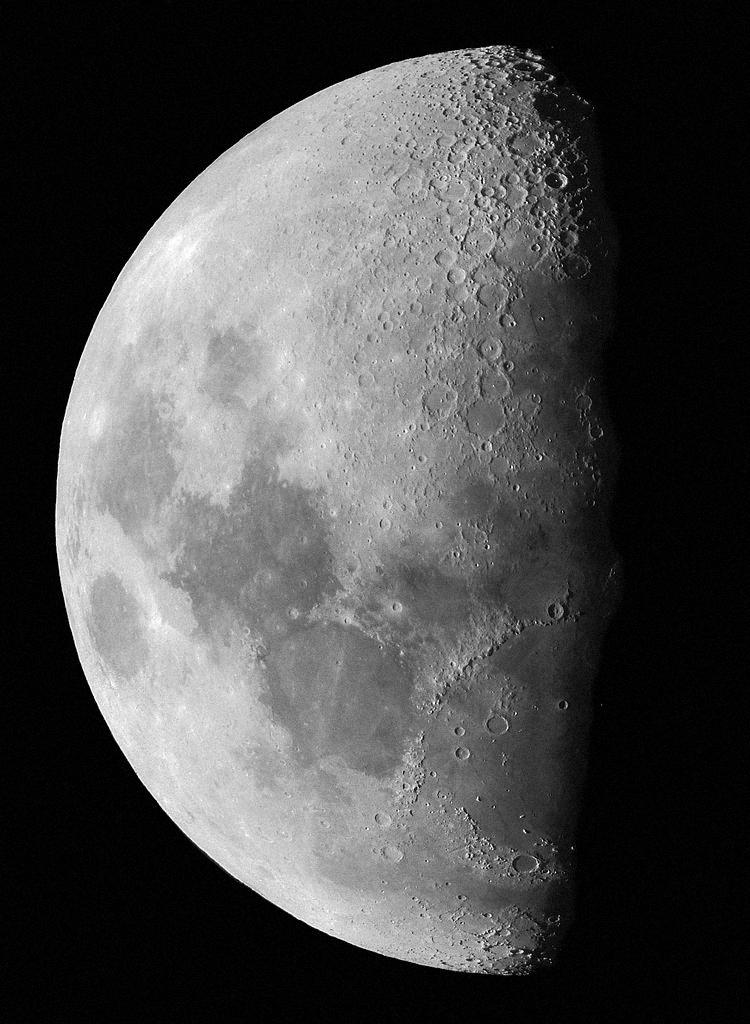
#> input picture Homework1/dataset/moon.jpg, 750 x 1024 px
$ python CLAHE.py
#> lines starting #> are read from the running program, lines starting #| are printed output that depends on the picture
# INT13146 Image Processing (Xu ly Anh)
# Homework 1.1
# Contrast-limited histogram equalization
# Ho Duc Hoang (N20DCCN018)

import cv2 as cv
import numpy as np
import matplotlib.pyplot as plt

# input file
image_file_name = 'moon.jpg'
path = 'dataset/' + image_file_name


# read image
img = cv.imread(path, cv.IMREAD_GRAYSCALE)
#> img is the input picture: shape (1024, 750); min 0, max 255, mean 75.4

# show source image
plt.subplot(121)
plt.title('Source image')
plt.imshow(img, cmap='gray')

# create CLAHE models
limit = 3  # sets threshold for contrast limiting
clahe16 = cv.createCLAHE(clipLimit=limit, tileGridSize=(8, 8))

# apply clahe to image
dst16 = clahe16.apply(img)
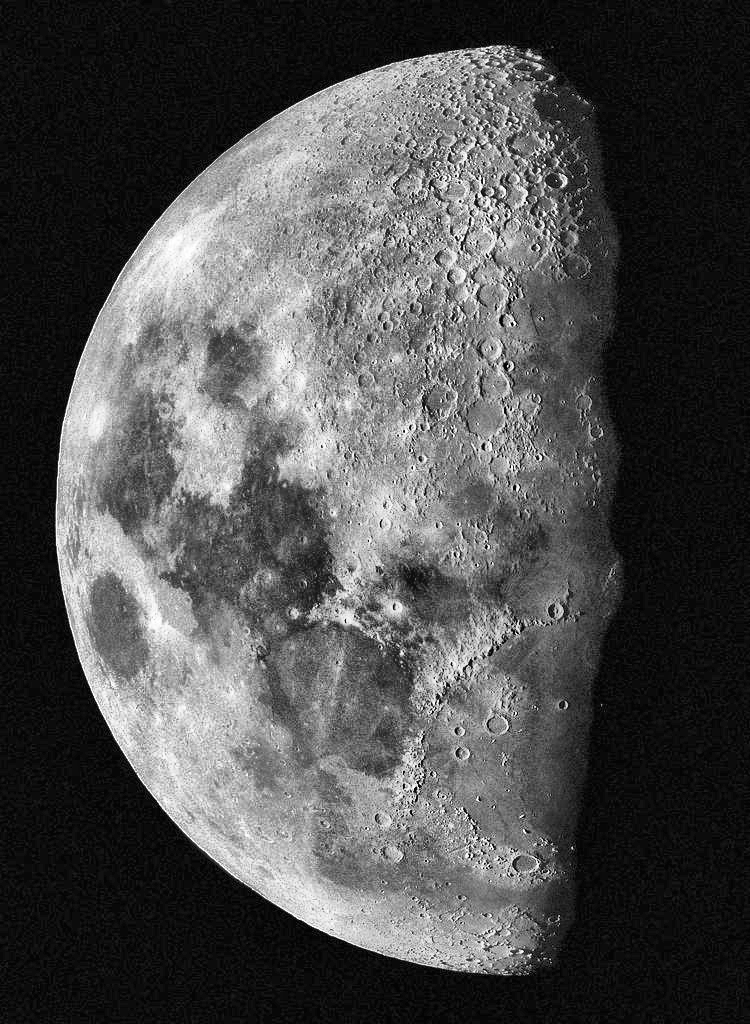
#> dst16: shape (1024, 750); min 0, max 255, mean 77.8

# show results
plt.subplot(122)
plt.title(f'16x16 tiles with limit={limit}')
plt.imshow(dst16, cmap='gray')

plt.show()
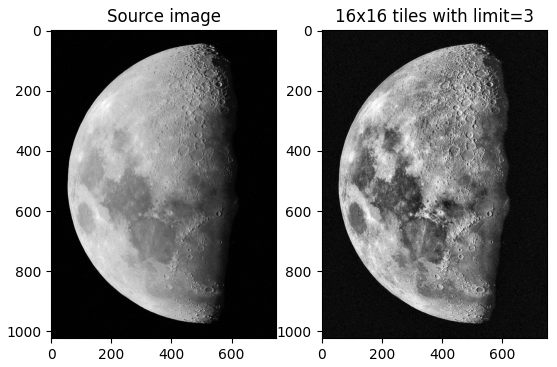
#> figure drawn by matplotlib, 2 panels

$ run again, with Homework1/dataset/parrot.jpg copied over Homework1/dataset/moon.jpg
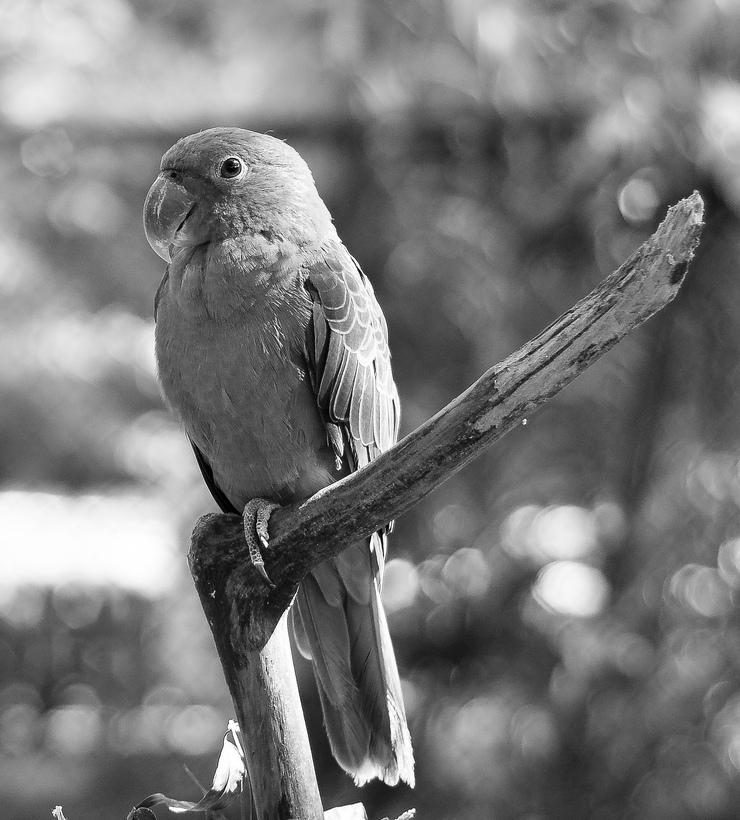
#> input picture Homework1/dataset/parrot.jpg, 740 x 820 px
#> img is the input picture: shape (820, 740); min 0, max 255, mean 121.1
#> `dst16 = clahe16.apply(img)`:
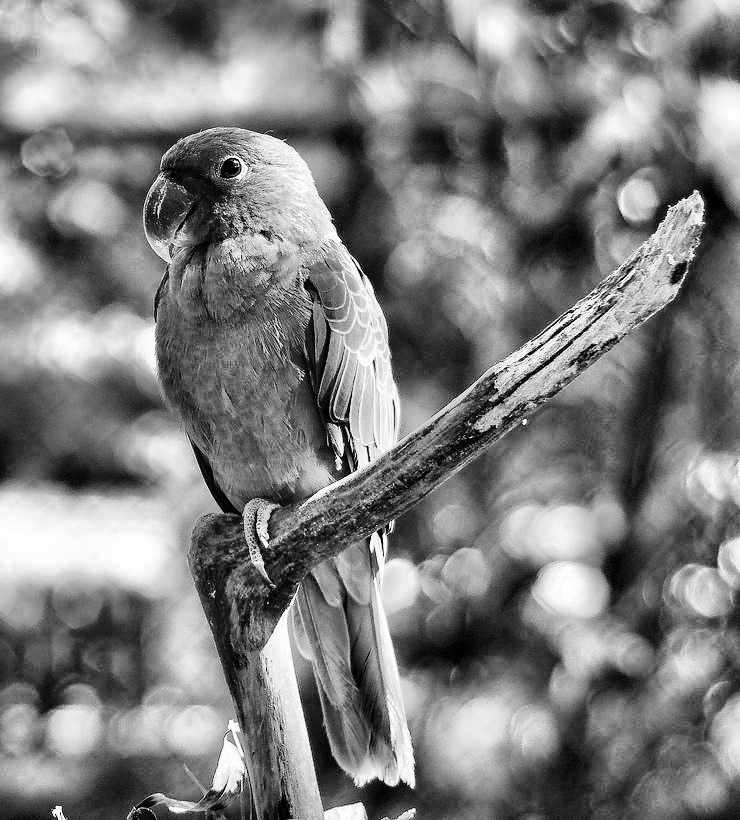
#> dst16: shape (820, 740); min 0, max 255, mean 126.7
#> `plt.show()`:
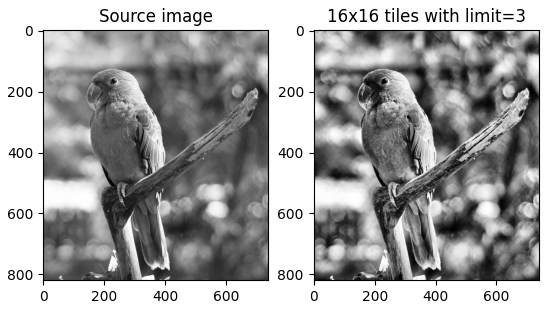
#> figure drawn by matplotlib, 2 panels

$ run again, with Homework1/dataset/skull.jpg copied over Homework1/dataset/moon.jpg
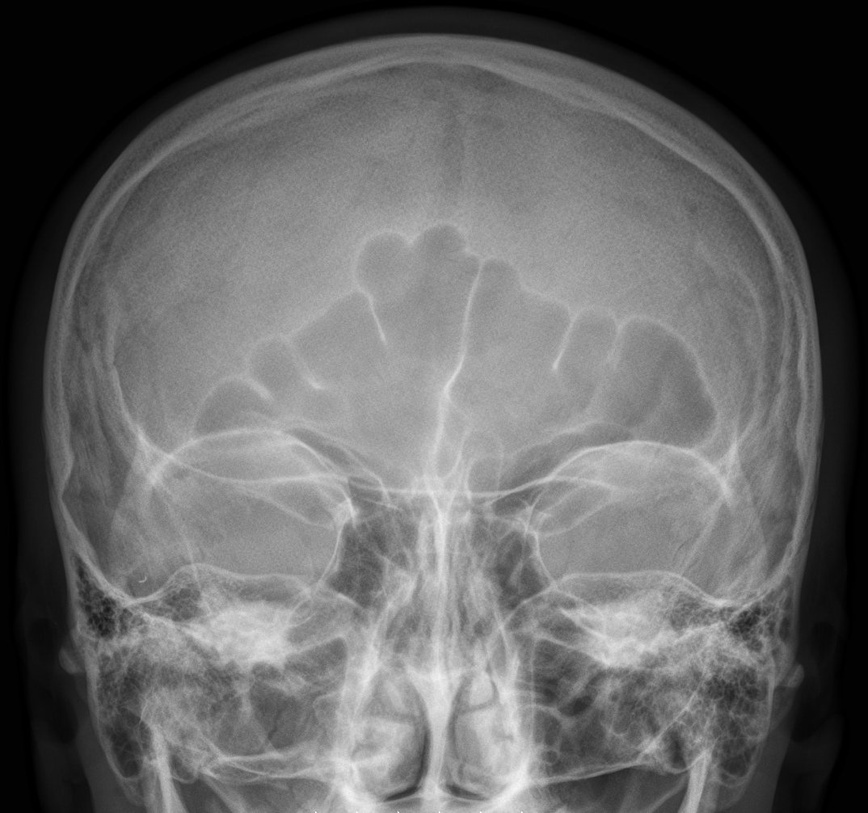
#> input picture Homework1/dataset/skull.jpg, 868 x 813 px, shrunk from 1074 x 1006 before the run
#> img is the input picture: shape (813, 868); min 0, max 255, mean 101.7
#> `dst16 = clahe16.apply(img)`:
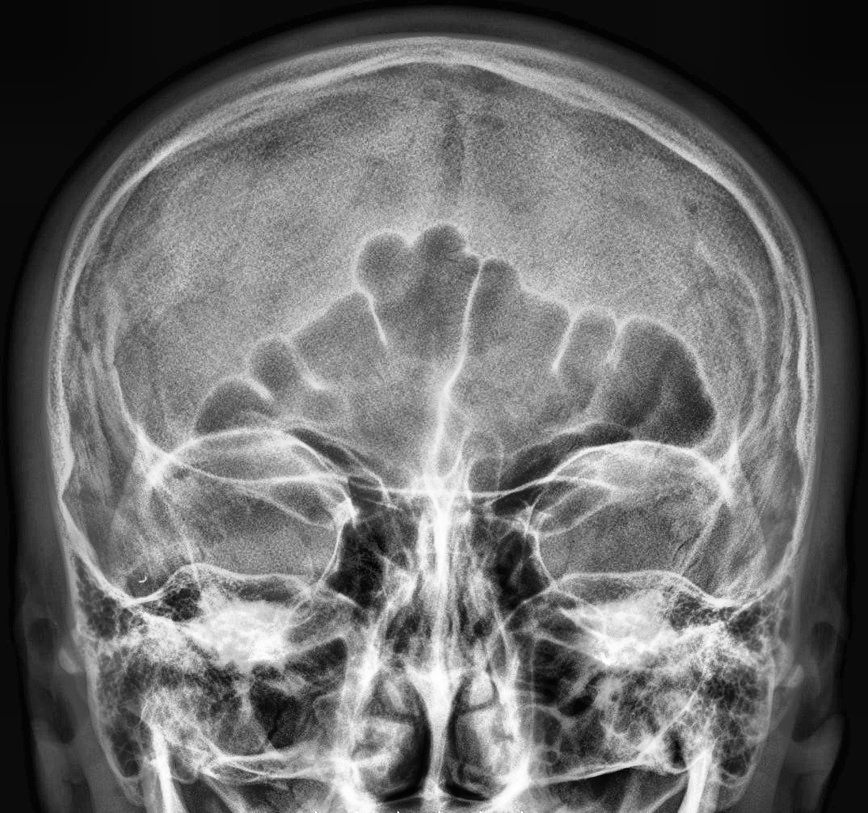
#> dst16: shape (813, 868); min 2, max 255, mean 108.4
#> `plt.show()`:
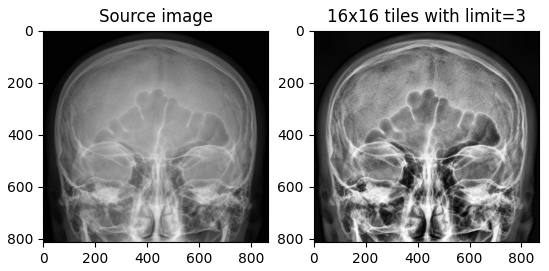
#> figure drawn by matplotlib, 2 panels
